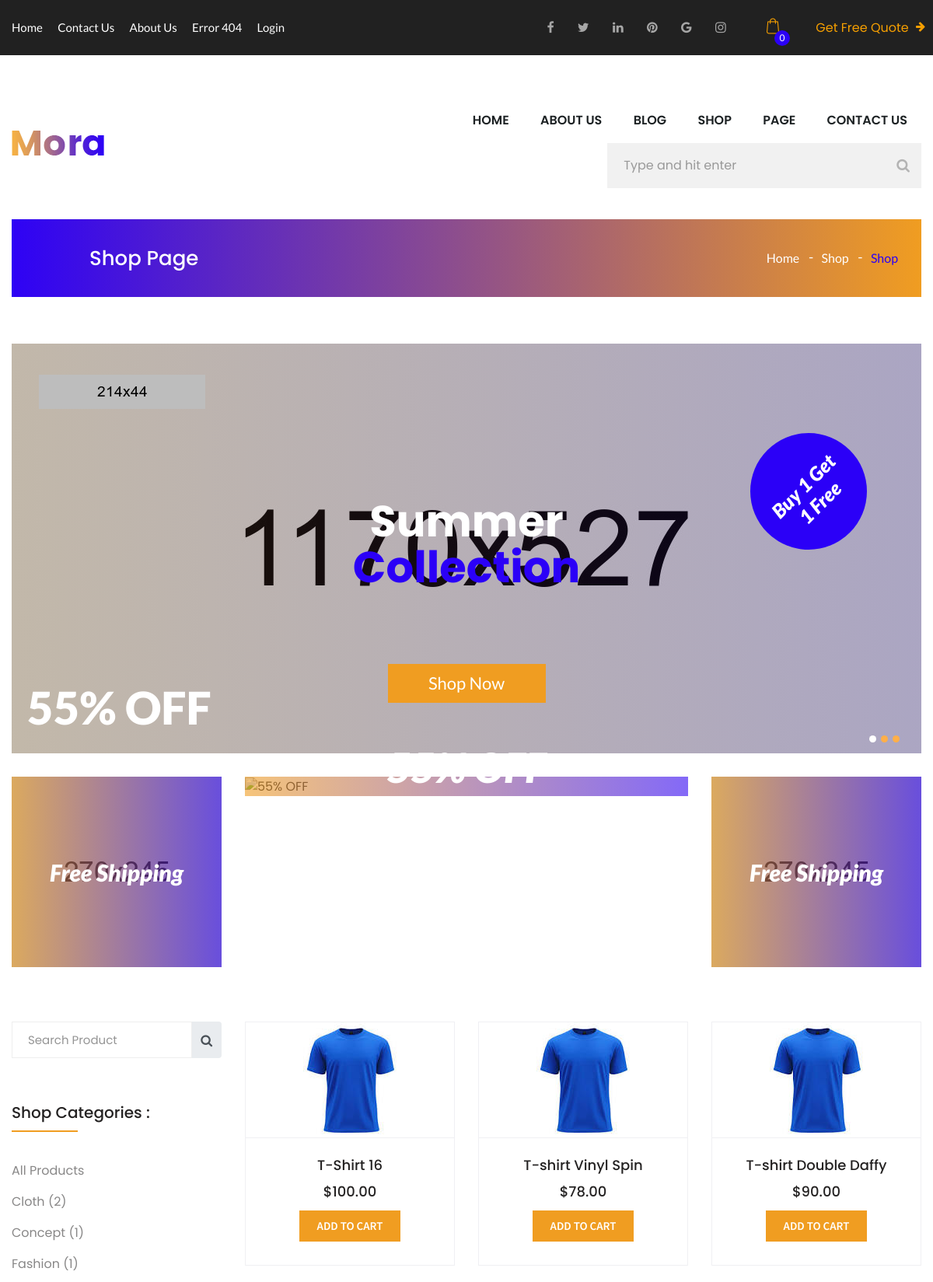
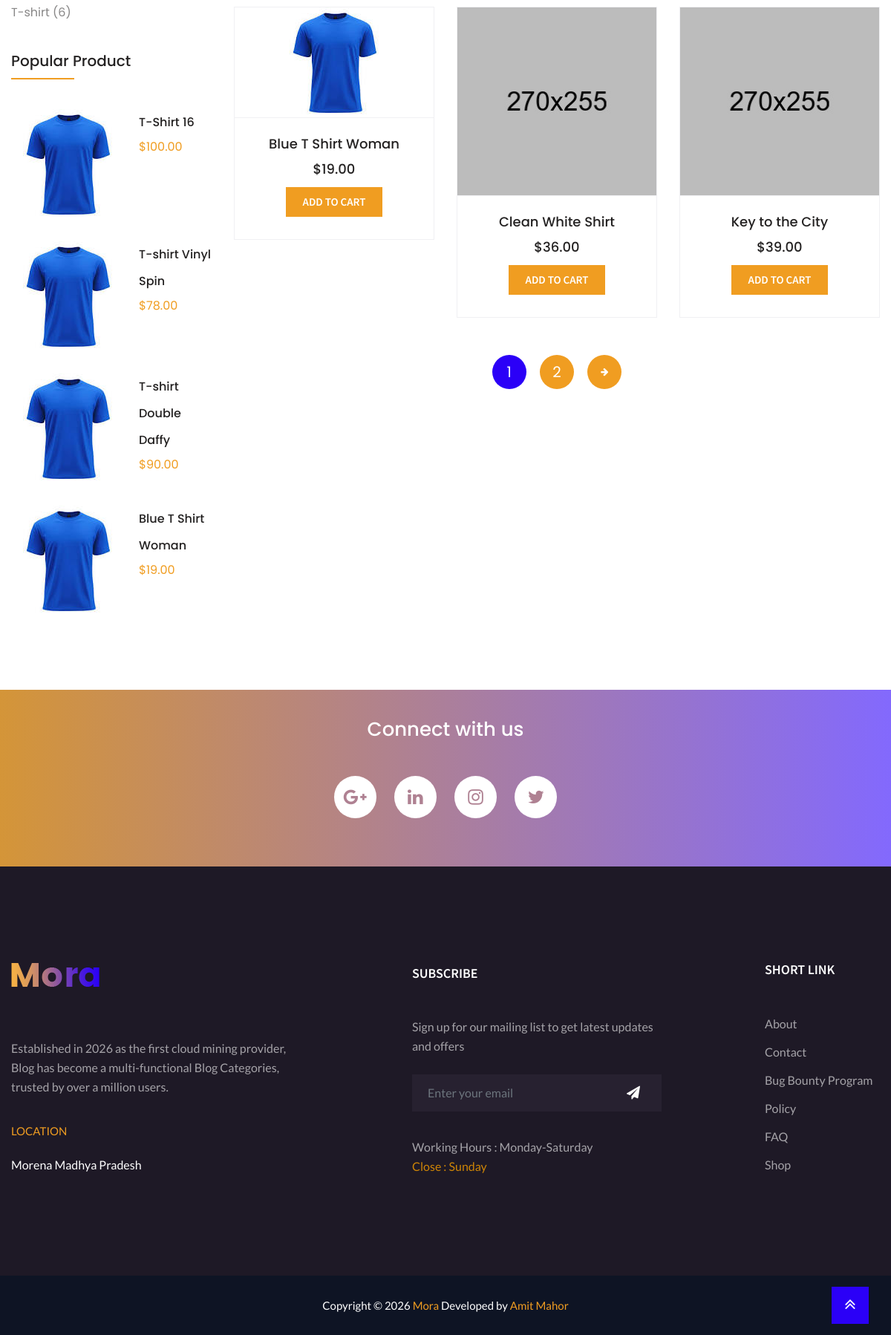
The page /shop.php on the database its author committed (2 pictures, top to bottom).
### tables this page shows
CREATE TABLE `products` (
  `id` int(11) NOT NULL AUTO_INCREMENT,
  `name` varchar(150) NOT NULL,
  `price` decimal(10,2) NOT NULL,
  `image` varchar(255) NOT NULL,
  `category` varchar(100) NOT NULL,
  `description` text DEFAULT NULL,
  `status` enum('active','inactive') DEFAULT 'active',
  `created_at` timestamp NOT NULL DEFAULT current_timestamp(),
  PRIMARY KEY (`id`)
);

CREATE TABLE `site_settings` (
  `id` int(11) NOT NULL AUTO_INCREMENT,
  `site_name` varchar(100) NOT NULL,
  `site_description` text DEFAULT NULL,
  `location` varchar(255) DEFAULT NULL,
  `working_days` varchar(100) DEFAULT NULL,
  `closing_day` varchar(100) DEFAULT NULL,
  `copyright_year` varchar(10) DEFAULT NULL,
  `developer_name` varchar(100) DEFAULT NULL,
  `developer_url` varchar(255) DEFAULT NULL,
  `status` enum('active','inactive') DEFAULT 'active',
  `created_at` timestamp NOT NULL DEFAULT current_timestamp(),
  `updated_at` timestamp NOT NULL DEFAULT current_timestamp() ON UPDATE current_timestamp(),
  PRIMARY KEY (`id`)
);

### shop.php (the view, shortened to what the rows shown need)
<?php
include "includes/db.php";
$productsPerPage = 6;
$page = isset($_GET['page'])
    ? (int) $_GET['page']
    : 1;
$offset = ($page - 1) * $productsPerPage;
$productQuery = "
    SELECT
        id,
        name,
        price,
        image,
        category,
        description,
        created_at
    FROM products
    WHERE status = 'active'
";
$productQuery .= "
    ORDER BY id DESC
    LIMIT $productsPerPage OFFSET $offset
";
$productResult = mysqli_query($conn, $productQuery);
$popularQuery = "
    SELECT
        id,
        name,
        price,
        image
    FROM products
    WHERE status = 'active'
    ORDER BY id DESC
    LIMIT 4
";
$popularResult = mysqli_query($conn, $popularQuery);
?>
<!DOCTYPE html>
<html lang="en">
<head>
    <link href="css/style.css" rel="stylesheet">
</head>
<body class="background-transparent">
<?php include "includes/header.php"; ?>
<div class="container">
    <div class="pages_heder">
        <h2>Shop Page</h2>
    </div>
</div>
<section class="shop_banner">
    <div class="container">
        <div class="row">
            <div
                class="carousel slide banner_slider col-12"
                data-ride="carousel"
            >
                <div class="carousel-inner">
                    <div class="carousel-item active">
                        <div class="slider_caption">
                            <h2>
                                <span>Summer</span>
                                Collection
                            </h2>
                        </div>
                        <h1>55% OFF</h1>
                    </div>
                </div>
            </div>
        </div>
    </div>
</section>
<section class="shop_with_sidebar">
    <div class="container">
        <div class="row">
            <div class="col-lg-3 shop_right_sidebar">
                <div class="s_widget popular_products">
                    <?php
                    if ($popularResult && mysqli_num_rows($popularResult) > 0) {
                        $popularFirst = true;
                        while ($popular = mysqli_fetch_assoc($popularResult)) {
                    ?>
                        <div
                            class="media <?php echo $popularFirst ? 'media_fast' : ''; ?>"
                        >
                            <a href="shop-details.php">
                                <img
                                    src="<?php echo htmlspecialchars($popular['image']); ?>"
                                    alt="<?php echo htmlspecialchars($popular['name']); ?>"
                                >
                            </a>
                            <div class="media-body">
                                <a href="shop-details.php">
                                    <?php
                                    echo htmlspecialchars(
                                        $popular['name']
                                    );
                                    ?>
                                </a>
                                <h6>
                                    $<?php
                                    echo number_format(
                                        $popular['price'],
                                        2
                                    );
                                    ?>
                                </h6>
                            </div>
                        </div>
                    <?php
                            $popularFirst = false;
                        }
                    } else {
                    ?>
                        <p>
                            No popular products found.
                        </p>
                    <?php
                    }
                    ?>
                </div>
            </div>
            <div class="col-lg-9 shop_left_sidebar">
                <div class="row">
                    <?php
                    if ($productResult && mysqli_num_rows($productResult) > 0) {
                        while ($product = mysqli_fetch_assoc($productResult)) {
                    ?>
                        <div class="col-md-4 col-sm-6">
                            <div class="shop_items">
                                <a
                                    href="shop-details.php?id=<?php echo $product['id']; ?>"
                                    class="shop_img"
                                >
                                    <img
                                        src="<?php echo htmlspecialchars($product['image']); ?>"
                                        alt="<?php echo htmlspecialchars($product['name']); ?>"
                                    >
                                </a>
                                <div class="shop_text">
                                    <a
                                        href="shop-details.php?id=<?php echo $product['id']; ?>"
                                        class="s_heding"
                                    >
                                        <?php
                                        echo htmlspecialchars(
                                            $product['name']
                                        );
                                        ?>
                                    </a>
                                    <h4>
                                        $<?php
                                        echo number_format(
                                            $product['price'],
                                            2
                                        );
                                        ?>
                                    </h4>
                                    <a
                                        href="shop-details.php?id=<?php echo $product['id']; ?>"
                                        class="theme_btn"
                                    >
                                        Add to Cart
                                    </a>
                                </div>
                            </div>
                        </div>
                    <?php
                        }
                    }
                    ?>
                </div>
            </div>
        </div>
    </div>
</section>
<section class="connect_with_us">
    <div class="container">
        <h2>
            Connect with us
        </h2>
    </div>
</section>
<?php include "includes/footer.php"; ?>
</body>
</html>

### includes/footer.php (shortened to what the rows shown need)
<?php
include "db.php";
$settingsQuery = "
    SELECT
        site_name,
        site_description,
        location,
        working_days,
        closing_day,
        copyright_year,
        developer_name,
        developer_url
    FROM site_settings
    WHERE status = 'active'
    ORDER BY id DESC
    LIMIT 1
";
$settingsResult = mysqli_query($conn, $settingsQuery);
$settings = null;
if ($settingsResult && mysqli_num_rows($settingsResult) > 0) {
    $settings = mysqli_fetch_assoc($settingsResult);
}
?>
<footer class="footer_area">
    <div class="container">
        <div class="footer_inner row">
            <div class="col-lg-5 col-md-6 footer_logo">
                <a href="index.php">
                    <img
                        src="images/logo.png"
                        alt="<?php echo htmlspecialchars($settings['site_name'] ?? 'Mora'); ?>"
                    >
                </a>
                <p>
                    <?php echo htmlspecialchars($settings['site_description'] ?? ''); ?>
                </p>
                <address>
                    <span>LOCATION</span>
                    <p>
                        <?php echo htmlspecialchars($settings['location'] ?? ''); ?>
                    </p>
                </address>
            </div>
            <div class="col-lg-5 col-md-6">
                <div class="subscribe">
                    <h4>Subscribe</h4>
                    <p>
                        Sign up for our mailing list to get latest updates and offers
                    </p>
                    <form method="POST" action="subscribe.php">
                        <div class="input-group">
                        </div>
                    </form>
                    <h6>
                        Working Hours :
                        <?php
                        echo htmlspecialchars(
                            $settings['working_days'] ?? ''
                        );
                        ?>
                        <span>
                            Close :
                            <?php
                            echo htmlspecialchars(
                                $settings['closing_day'] ?? ''
                            );
                            ?>
                        </span>
                    </h6>
                </div>
            </div>
        </div>
    </div>
    <div class="copy_right">
        <p>
            Copyright ©
            <?php
            echo htmlspecialchars(
                $settings['copyright_year'] ?? date('Y')
            );
            ?>
            <a href="index.php">
                <?php
                echo htmlspecialchars(
                    $settings['site_name'] ?? 'Mora'
                );
                ?>
            </a>
            Developed by
            <a
                href="<?php echo htmlspecialchars($settings['developer_url'] ?? '#'); ?>"
                target="_blank"
                rel="noopener noreferrer"
            >
                <?php
                echo htmlspecialchars(
                    $settings['developer_name'] ?? ''
                );
                ?>
            </a>
        </p>
    </div>
</footer>

### rows shown on the page
products: image (picture), name "T-Shirt 16", price "100.00"
products: image (picture), name "T-shirt Vinyl Spin", price "78.00"
products: image (picture), name "T-shirt Double Daffy", price "90.00"
products: image (picture), name "Blue T Shirt Woman", price "19.00"
products: image (picture), name "Clean White Shirt", price "36.00"
products: image (picture), name "Key to the City", price "39.00"
site_settings: site_description "Established in 2026 as the first cloud mining provider, Blog has become a multi-functional Blog Categories, trusted by over a million users.", location "Morena Madhya Pradesh", working_days "Monday-Saturday", closing_day "Sunday", copyright_year "2026", site_name "Mora", developer_name "Amit Mahor"

### other values the page prints
$category['category'] "Cloth"
$category['total'] "2"
$category['category'] "Concept"
$category['total'] "1"
$category['category'] "Fashion"
$category['category'] "T-shirt"
$category['total'] "6"
